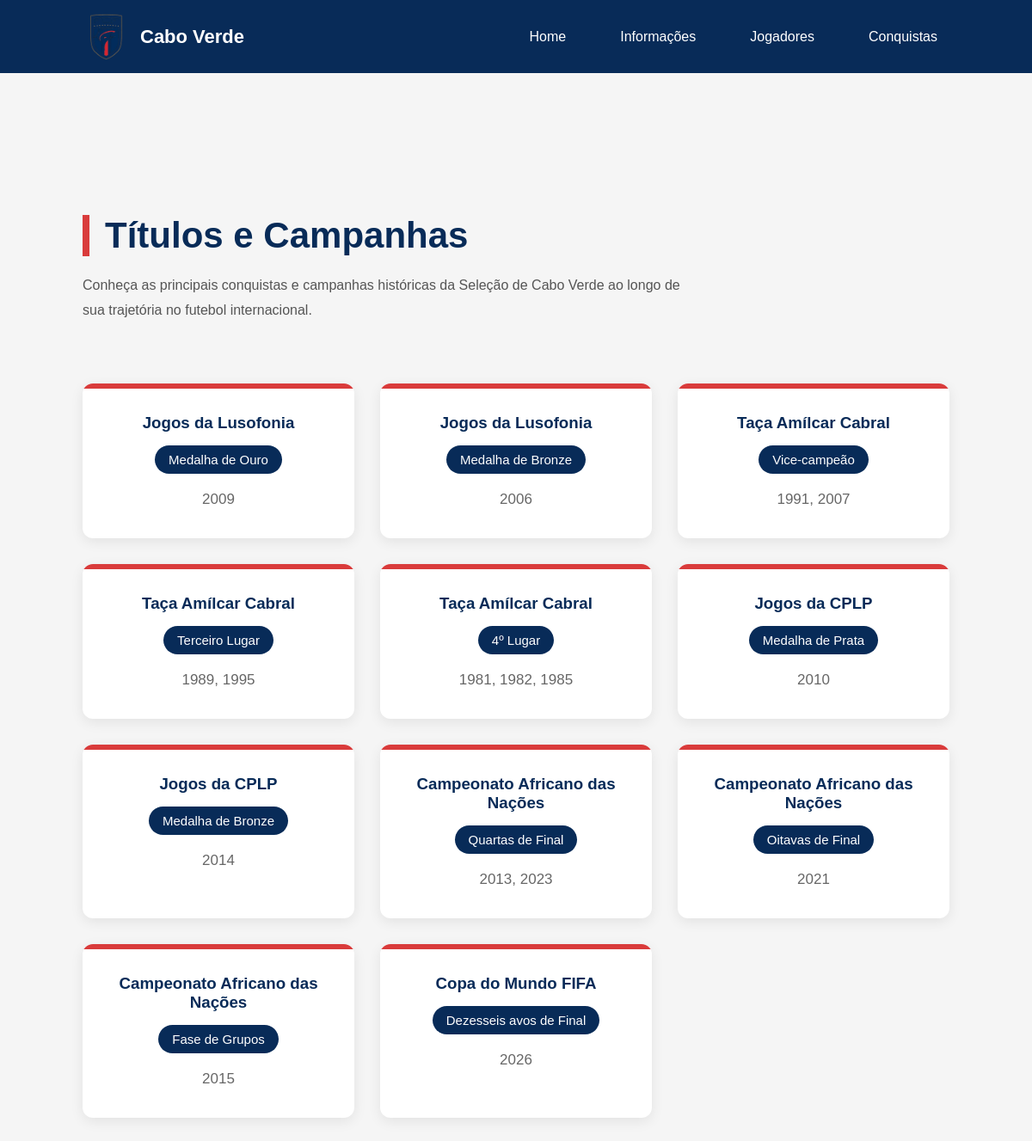
The page /conquistas/ on the database its author committed.
### portal/models.py (models this page shows, shortened)
class Titulo(models.Model):
    competicao = models.CharField(max_length=100)
    resultado = models.CharField(max_length=100)
    ano = models.CharField(max_length=50)

### portal/views.py (the view)
# urls.py: path("conquistas/", views.titulos, name="conquistas"),
def titulos(request):
    titulos = Titulo.objects.all()
    return render(request, "portal/conquistas.html", {
        "titulos": titulos
    })

### portal/templates/portal/conquistas.html (shortened to what this page needs)
{% load static %}
<!DOCTYPE html>
<html lang="pt-br">
<head>
    <link rel="stylesheet" href="{% static 'portal/css/conquistas.css' %}">
</head>
<body>
<header>
    <nav class="navbar">
        <div class="logo">
            <img src="{% static 'portal/img/logo2.png' %}" alt="Logo">
            <span>Cabo Verde</span>
        </div>
        <ul class="menu">
            <li><a href="{% url 'home' %}">Home</a></li>
            <li><a href="{% url 'informacoes' %}">Informações</a></li>
            <li><a href="{% url 'jogadores' %}">Jogadores</a></li>
            <li><a href="{% url 'conquistas' %}">Conquistas</a></li>
        </ul>
    </nav>
</header>
<main>
<section class="cabecalho">
    <h2>Títulos e Campanhas</h2>
    <p>
        Conheça as principais conquistas e campanhas históricas da Seleção de Cabo Verde ao longo de sua trajetória no futebol internacional.
    </p>
</section>
<section class="titulos">
    {% for titulo in titulos %}
    <div class="card">
        <h3>{{ titulo.competicao }}</h3>
        <span class="resultado">{{ titulo.resultado }}</span>
        <p>{{ titulo.ano }}</p>
    </div>
    {% endfor %}
</section>
</main>
</body>
</html>

### portal/static/portal/css/conquistas.css (style rules this page uses)
* { margin:0; padding:0; box-sizing:border-box; font-family:Arial, Helvetica, sans-serif; }
body { background:#f5f5f5; }
header { position: absolute; top: 0; left: 0; width: 100%; z-index: 1000; }
main { padding-top: 90px; }
.navbar { display: flex; justify-content: space-between; align-items: center; padding: 15px 8%; background: rgba(8, 43, 88); backdrop-filter: blur(8px); }
.logo { display: flex; align-items: center; gap: 12px; }
.logo img { width: 55px; height: 55px; object-fit: contain; }
.logo span { color: white; font-size: 22px; font-weight: bold; }
.menu { display: flex; list-style: none; gap: 35px; }
.menu li { list-style: none; }
.menu a { color:white; text-decoration:none; padding:8px 14px; border-radius:6px; transition:.3s; }
.cabecalho { margin-top:110px; padding:50px 8%; }
.cabecalho h2 { display:inline-block; color:#082b58; font-size:42px; padding-left:18px; border-left:8px solid #d93b3b; margin-bottom:20px; }
.cabecalho p { max-width:700px; line-height:1.8; color:#555; }
.titulos { padding:20px 8% 70px; display:grid; grid-template-columns:repeat(auto-fit,minmax(280px,1fr)); gap:30px; }
.card { position: relative; background:white; border-radius:12px; padding:35px; text-align:center; box-shadow:0 4px 15px rgba(0,0,0,.08); transition:.3s; overflow:hidden; }
.card::before { content:""; position:absolute; top:0; left:0; width:100%; height:6px; background:#d93b3b; }
.card h3 { color:#082b58; margin-bottom:15px; }
.resultado { display:inline-block; background:#082b58; color:white; padding:8px 16px; border-radius:30px; margin-bottom:20px; font-size:15px; }
.card p { color:#666; font-size:17px; }

### rows shown on the page
Titulo: competicao "Jogos da Lusofonia", resultado "Medalha de Ouro", ano "2009"
Titulo: competicao "Jogos da Lusofonia", resultado "Medalha de Bronze", ano "2006"
Titulo: competicao "Taça Amílcar Cabral", resultado "Vice-campeão", ano "1991, 2007"
Titulo: competicao "Taça Amílcar Cabral", resultado "Terceiro Lugar", ano "1989, 1995"
Titulo: competicao "Taça Amílcar Cabral", resultado "4º Lugar", ano "1981, 1982, 1985"
Titulo: competicao "Jogos da CPLP", resultado "Medalha de Prata", ano "2010"
Titulo: competicao "Jogos da CPLP", resultado "Medalha de Bronze", ano "2014"
Titulo: competicao "Campeonato Africano das Nações", resultado "Quartas de Final", ano "2013, 2023"
Titulo: competicao "Campeonato Africano das Nações", resultado "Oitavas de Final", ano "2021"
Titulo: competicao "Campeonato Africano das Nações", resultado "Fase de Grupos", ano "2015"
Titulo: competicao "Copa do Mundo FIFA", resultado "Dezesseis avos de Final", ano "2026"
